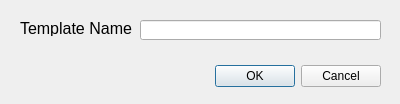
<?xml version="1.0" encoding="UTF-8"?>
<ui version="4.0">
 <class>NewTemplateDialog</class>
 <widget class="QDialog" name="NewTemplateDialog">
  <property name="geometry">
   <rect>
    <x>0</x>
    <y>0</y>
    <width>400</width>
    <height>104</height>
   </rect>
  </property>
  <property name="windowTitle">
   <string>New Template</string>
  </property>
  <widget class="QWidget" name="layoutWidget">
   <property name="geometry">
    <rect>
     <x>30</x>
     <y>60</y>
     <width>351</width>
     <height>33</height>
    </rect>
   </property>
   <layout class="QHBoxLayout">
    <property name="spacing">
     <number>6</number>
    </property>
    <property name="leftMargin">
     <number>0</number>
    </property>
    <property name="topMargin">
     <number>0</number>
    </property>
    <property name="rightMargin">
     <number>0</number>
    </property>
    <property name="bottomMargin">
     <number>0</number>
    </property>
    <item>
     <spacer>
      <property name="orientation">
       <enum>Qt::Horizontal</enum>
      </property>
      <property name="sizeHint" stdset="0">
       <size>
        <width>131</width>
        <height>31</height>
       </size>
      </property>
     </spacer>
    </item>
    <item>
     <widget class="QPushButton" name="okButton">
      <property name="text">
       <string>OK</string>
      </property>
     </widget>
    </item>
    <item>
     <widget class="QPushButton" name="cancelButton">
      <property name="text">
       <string>Cancel</string>
      </property>
     </widget>
    </item>
   </layout>
  </widget>
  <widget class="QLabel" name="label">
   <property name="geometry">
    <rect>
     <x>20</x>
     <y>20</y>
     <width>121</width>
     <height>16</height>
    </rect>
   </property>
   <property name="font">
    <font>
     <pointsize>12</pointsize>
     <weight>50</weight>
     <bold>false</bold>
    </font>
   </property>
   <property name="text">
    <string>Template Name</string>
   </property>
  </widget>
  <widget class="QLineEdit" name="lineEdit">
   <property name="geometry">
    <rect>
     <x>140</x>
     <y>20</y>
     <width>241</width>
     <height>20</height>
    </rect>
   </property>
  </widget>
  <zorder>layoutWidget</zorder>
  <zorder></zorder>
  <zorder>label</zorder>
  <zorder>lineEdit</zorder>
 </widget>
 <resources/>
 <connections>
  <connection>
   <sender>okButton</sender>
   <signal>clicked()</signal>
   <receiver>NewTemplateDialog</receiver>
   <slot>accept()</slot>
   <hints>
    <hint type="sourcelabel">
     <x>278</x>
     <y>253</y>
    </hint>
    <hint type="destinationlabel">
     <x>96</x>
     <y>254</y>
    </hint>
   </hints>
  </connection>
  <connection>
   <sender>cancelButton</sender>
   <signal>clicked()</signal>
   <receiver>NewTemplateDialog</receiver>
   <slot>reject()</slot>
   <hints>
    <hint type="sourcelabel">
     <x>369</x>
     <y>253</y>
    </hint>
    <hint type="destinationlabel">
     <x>179</x>
     <y>282</y>
    </hint>
   </hints>
  </connection>
 </connections>
</ui>
